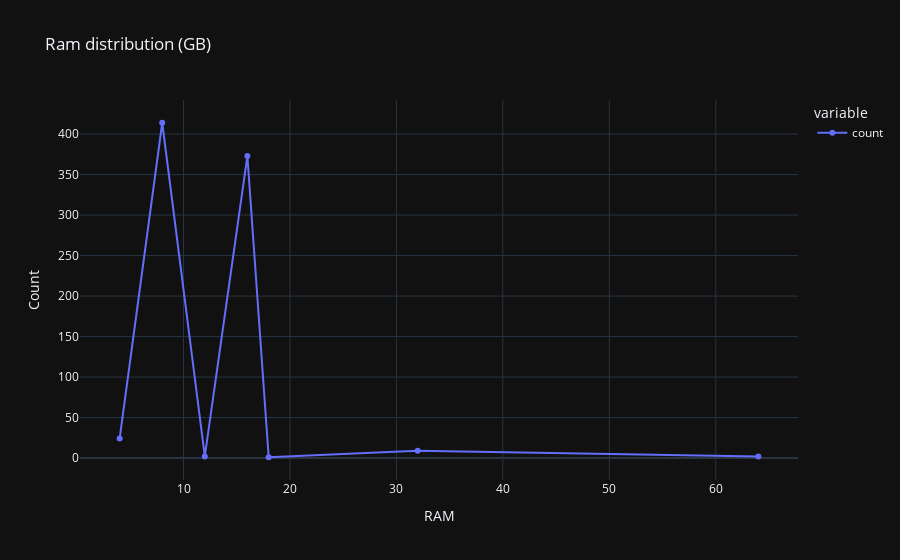

The notebook cell saved with this chart:
### Code cell
#RAM
data_ram = data['RAM'].value_counts().sort_index()
fig=px.line(data_ram,
             labels={'value':'Count'},
             template='plotly_dark',
             markers=True,
             title='Ram distribution (GB)'
            )
fig.update_traces(textposition="top left")
fig.update_layout(uniformtext_minsize=20)
fig.show()

### Figure 1 — Plotly figure (JSON) as saved in the notebook; plotly's stock layout.template omitted (floating-point values rounded to 4 significant figures)
{"data": [{"hovertemplate": "variable=count<br>RAM=%{x}<br>Count=%{y}<extra></extra>", "legendgroup": "count", "line": {"color": "#636efa", "dash": "solid"}, "marker": {"symbol": "circle"}, "mode": "lines+markers", "name": "count", "orientation": "v", "showlegend": true, "textposition": "top left", "type": "scatter", "x": [4, 8, 12, 16, 18, 32, 64], "xaxis": "x", "y": [24, 414, 2, 373, 1, 9, 2], "yaxis": "y"}], "layout": {"legend": {"title": {"text": "variable"}, "tracegroupgap": 0}, "title": {"text": "Ram distribution (GB)"}, "uniformtext": {"minsize": 20}, "xaxis": {"anchor": "y", "domain": [0, 1], "title": {"text": "RAM"}}, "yaxis": {"anchor": "x", "domain": [0, 1], "title": {"text": "Count"}}}}
